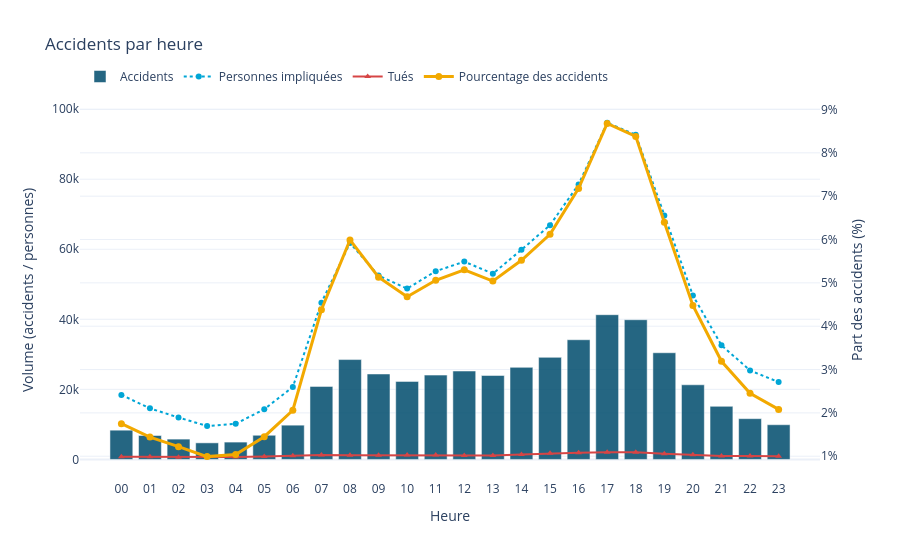

Here is the notebook cell this chart was saved with:
### Code cell
fig = go.Figure()

fig.add_bar(
    x=df_3_3["heure"],
    y=df_3_3["nb_accidents"],
    name="Accidents",
    marker_color="#004c6d",
    opacity=0.85
)

fig.add_trace(go.Scatter(
    x=df_3_3["heure"],
    y=df_3_3["nb_personnes_impliquees"],
    name="Personnes impliquées",
    mode="lines+markers",
    line=dict(color="#00a6d6", width=2, dash="dot"),
    marker=dict(size=6)
))

fig.add_trace(go.Scatter(
    x=df_3_3["heure"],
    y=df_3_3["nb_tues"],
    name="Tués",
    mode="lines+markers",
    line=dict(color="#d64545", width=2),
    marker=dict(size=6, symbol="triangle-up")
))

fig.add_trace(go.Scatter(
    x=df_3_3["heure"],
    y=df_3_3["pct_accidents"] / 100,
    name="Pourcentage des accidents",
    mode="lines+markers",
    line=dict(color="#f2a900", width=3),
    marker=dict(size=7),
    yaxis="y2"
))

fig.update_layout(
    title="Accidents par heure",
    xaxis=dict(title="Heure", tickmode="linear"),
    yaxis=dict(title="Volume (accidents / personnes)"),
    yaxis2=dict(title="Part des accidents (%)", overlaying="y", side="right", tickformat=".0%"),
    legend=dict(orientation="h", y=1.1),
    template="plotly_white",
    bargap=0.2
)

fig.update_traces(hovertemplate="%{y}<extra>%{fullData.name}</extra>")
fig.show()

### Figure 1 — Plotly figure (JSON) as saved in the notebook; plotly's stock layout.template omitted (floating-point values rounded to 4 significant figures)
{"data": [{"hovertemplate": "%{y}<extra>%{fullData.name}</extra>", "marker": {"color": "#004c6d"}, "name": "Accidents", "opacity": 0.85, "type": "bar", "x": ["00", "01", "02", "03", "04", "05", "06", "07", "08", "09", "10", "11", "12", "13", "14", "15", "16", "17", "18", "19", "20", "21", "22", "23"], "y": [8348, 6831, 5803, 4732, 4949, 6898, 9783, 20853, 28507, 24397, 22280, 24074, 25237, 23965, 26279, 29134, 34168, 41318, 39882, 30457, 21306, 15159, 11642, 9909]}, {"hovertemplate": "%{y}<extra>%{fullData.name}</extra>", "line": {"color": "#00a6d6", "dash": "dot", "width": 2}, "marker": {"size": 6}, "mode": "lines+markers", "name": "Personnes impliquées", "type": "scatter", "x": ["00", "01", "02", "03", "04", "05", "06", "07", "08", "09", "10", "11", "12", "13", "14", "15", "16", "17", "18", "19", "20", "21", "22", "23"], "y": [18418, 14582, 11969, 9540, 10167, 14337, 20680, 44739, 61791, 52503, 48762, 53734, 56470, 53033, 59845, 66882, 78507, 96115, 92682, 69624, 46812, 32600, 25389, 22073]}, {"hovertemplate": "%{y}<extra>%{fullData.name}</extra>", "line": {"color": "#d64545", "width": 2}, "marker": {"size": 6, "symbol": "triangle-up"}, "mode": "lines+markers", "name": "Tués", "type": "scatter", "x": ["00", "01", "02", "03", "04", "05", "06", "07", "08", "09", "10", "11", "12", "13", "14", "15", "16", "17", "18", "19", "20", "21", "22", "23"], "y": [776, 736, 654, 621, 664, 838, 1016, 1250, 1180, 1158, 1228, 1284, 1104, 1090, 1430, 1761, 1923, 2020, 2040, 1614, 1346, 945, 999, 893]}, {"hovertemplate": "%{y}<extra>%{fullData.name}</extra>", "line": {"color": "#f2a900", "width": 3}, "marker": {"size": 7}, "mode": "lines+markers", "name": "Pourcentage des accidents", "type": "scatter", "x": ["00", "01", "02", "03", "04", "05", "06", "07", "08", "09", "10", "11", "12", "13", "14", "15", "16", "17", "18", "19", "20", "21", "22", "23"], "y": [0.0175, 0.0144, 0.0122, 0.0099, 0.0104, 0.0145, 0.0206, 0.0438, 0.0599, 0.0513, 0.0468, 0.0506, 0.053, 0.0504, 0.0552, 0.0612, 0.0718, 0.0868, 0.0838, 0.064, 0.0448, 0.0319, 0.0245, 0.0208], "yaxis": "y2"}], "layout": {"bargap": 0.2, "legend": {"orientation": "h", "y": 1.1}, "title": {"text": "Accidents par heure"}, "xaxis": {"tickmode": "linear", "title": {"text": "Heure"}}, "yaxis": {"title": {"text": "Volume (accidents / personnes)"}}, "yaxis2": {"overlaying": "y", "side": "right", "tickformat": ".0%", "title": {"text": "Part des accidents (%)"}}}}
